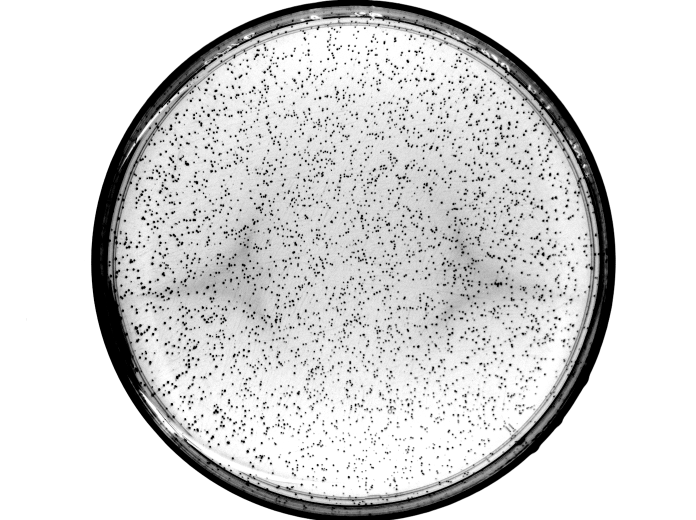
#> input picture data/CONTRAST_UPPED_766_1-4_9_2017-07-10_10hr_47min.png, 1392 x 1040 px, found by its file name (shown at 1/2 size)
$ jupyter execute --allow-errors screen_figure.ipynb   (shell and % lines are left out)
#> lines starting #> are read from the running program, lines starting #| are printed output that depends on the picture
[cell 1]
# cd /Volumes/Shared/data/Jack/SavageLab/scripts/

[cell 2]
cd /Users/jackdesmarais/Documents/berkeley/SavageLab/scripts

[cell 3]
from matplotlib import pyplot as plt
import matplotlib
from os import path
import seaborn as sns

[cell 4]
matplotlib.rcParams['font.sans-serif'] = ['Helvetica']+matplotlib.rcParams['font.sans-serif']
matplotlib.rcParams['font.sans-serif']

[cell 5]
cols = ['#56AC52','#337848','#F2E92A','#F58320','#822F31','#CC3C39','#475BA6','#78CDDA','#5375BA','#EA3C81'
        ,'#7E441D','#848585','#8E5EA7','#B9D36C','#000000']
colors = sns.color_palette(cols)
sns.palplot(colors)
plt.show()
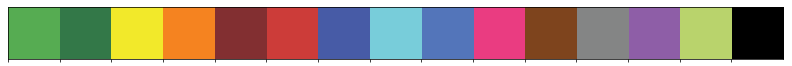
#> figure drawn by matplotlib, 1 panel

[cell 6]
img = matplotlib.image.imread('./../figs/2018_09_14_groupmeeting_DAB_it_out/CONTRAST_UPPED_766_1-4_9_2017-07-10_10hr_47min.png')
#> img is the input picture: shape (1040, 1392) float32; min 0, max 1, mean 0.846
plt.imshow(img, cmap='gray')

[cell 7]
def makePanelPic(ax):
    from scipy import ndimage
    import seaborn as sns
    cols = ['#56AC52','#337848','#F2E92A','#F58320','#822F31','#CC3C39','#475BA6','#78CDDA','#5375BA','#EA3C81'
        ,'#7E441D','#848585','#8E5EA7','#B9D36C','#000000']
    colors = sns.color_palette(cols)
    aCol=colors[0]
    bCol=colors[5]

    img = matplotlib.image.imread('./../figs/2018_09_14_groupmeeting_DAB_it_out/CONTRAST_UPPED_766_1-4_9_2017-07-10_10hr_47min.png')
#     rotated_img = ndimage.rotate(img, -1)
    plt.imshow(img, cmap='gray')
    plt.xlim(180,1233)
#     plt.ylim(2100,200)
    ax.xaxis.set_visible(False)
    ax.yaxis.set_visible(False)
    ax.spines['right'].set_visible(False)
    ax.spines['top'].set_visible(False)
    ax.spines['left'].set_visible(False)
    ax.spines['bottom'].set_visible(False)
#     plt.text(geneRegion.loc[gene,'begin']+(geneRegion.loc[gene,'length']*0.8)/2,-5,geneRegion.loc[gene,'sysName'], size=18, ha='center', va='center',color="k", rotation=90)
fig,ax = plt.subplots(figsize=(10,10), frameon=False)
makePanelPic(ax)
plt.savefig('./FigureMakingForBarseqDABPaper/figsForPaper/fig1PanelA.eps',format='eps',bbox_inches='tight')
plt.show()

[cell 8]
def printStats():
    import numpy as np
    import pandas as pd
    from Bio import SeqIO
    from scipy.stats import binom

    for req in SeqIO.parse(
        "./berkeleylab-feba-7de9bcaf0960/bin/g/Halo/genome.fna", "fasta"):
        genome = req
    print('genome size: '+str(len(genome)))

    pool_f = open("./HnTnSeqAnalysis/DSJD02HTn1_R1/DSJDo2Htn1_S1_l006_R1_001.pool", "r")
    pool_df = pd.read_table(pool_f)
    pool_f.close()
    pool_dropped_df =  pool_df[np.isfinite(pool_df['pos'])]
    insertions=pool_dropped_df.pos.values
    print('rep1 insertion number: '+str(len(insertions)))
    print('rep1 insertion/bp: '+str(len(insertions)/len(genome)))
    print('rep1 bp/insertion: '+str(len(genome)/len(insertions)))

    rep1 = pd.read_csv('./HnTnSeqAnalysis/geneStatsRep1.csv')
    print('Average insertions per gene rep1: '+str(rep1.inserts.mean()))

    pool_f = open("./HnTnSeqAnalysis/DSJD03Htn2_R1/DSJD03Htn2_S2_l006_R1_001.pool", "r")
    pool_df = pd.read_table(pool_f)
    pool_f.close()
    pool_dropped_df =  pool_df[np.isfinite(pool_df['pos'])]
    insertions=pool_dropped_df.pos.values
    print('rep2 insertion number: '+str(len(insertions)))
    print('rep2 insertion/bp: '+str(len(insertions)/len(genome)))
    print('rep2 bp/insertion: '+str(len(genome)/len(insertions)))
    rep2 = pd.read_csv('./HnTnSeqAnalysis/geneStatsRep2.csv')
    print('Average insertions per gene rep1: '+str(rep2.inserts.mean()))
printStats()
#> (the call stopped at in printStats, `for req in SeqIO.parse( "./berkeleylab-feba-7de9bcaf0960/bin/g/Halo/ge..`: Bio is not available in this run)
